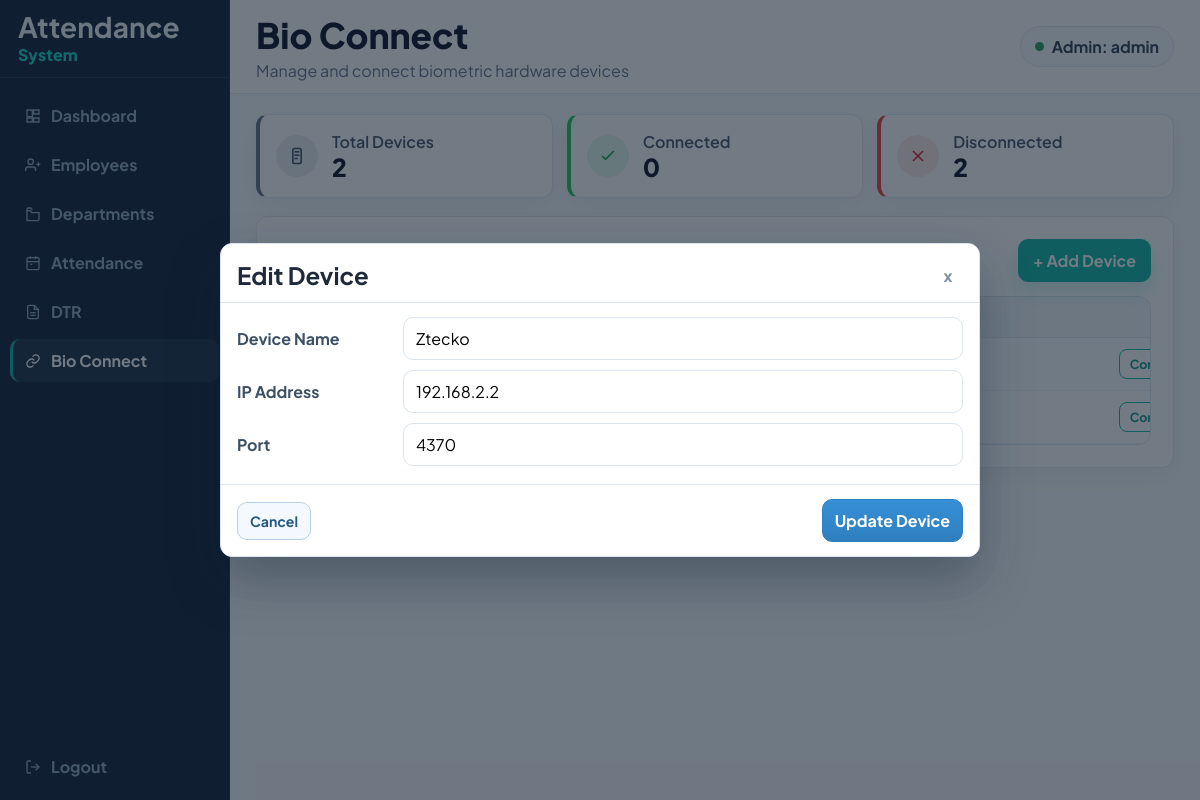
/admin/scanner/bio_connect.php?dialog=edit&id=2 (signed in), run on the app's committed database.
### tables this page shows
CREATE TABLE IF NOT EXISTS `biometric_devices` (
  `id` int NOT NULL AUTO_INCREMENT,
  `device_name` varchar(100) DEFAULT NULL,
  `ip_address` varchar(50) DEFAULT NULL,
  `port` int DEFAULT '4370',
  `status` enum('connected','disconnected') DEFAULT 'disconnected',
  `created_at` timestamp NULL DEFAULT CURRENT_TIMESTAMP,
  PRIMARY KEY (`id`)
);

### admin/scanner/bio_connect.php (the view, shortened to what this page needs)
<?php
$pdo = get_pdo_connection();
$adminName = trim((string) $_SESSION['admin_name']);
$dialog = (string) ($_GET['dialog'] ?? '');
$devices = [];
function e(string $value): string
{
    return htmlspecialchars($value, ENT_QUOTES, 'UTF-8');
}
function ensureBiometricDevicesSchema(PDO $pdo): string
{
  try {
    return '';
  } catch (Throwable $e) {
    return 'Biometric device table is not ready. Open setup.php and verify DB permissions/config.';
  }
}
$schemaError = ensureBiometricDevicesSchema($pdo);
$selectedDeviceId = (int) ($_GET['id'] ?? 0);
$selectedDevice = null;
if ($schemaError === '' && in_array($dialog, ['connect', 'edit', 'delete', 'disconnect'], true)) {
  if ($selectedDeviceId <= 0) {
    $feedbackMessage = 'Invalid device selected.';
    $feedbackColor = '#b91c1c';
    $dialog = '';
  } else {
    $deviceStmt = $pdo->prepare('SELECT id, device_name, ip_address, port, status FROM biometric_devices WHERE id = ? LIMIT 1');
    $deviceStmt->execute([$selectedDeviceId]);
    $selectedDevice = $deviceStmt->fetch();
  }
}
$editDeviceNameValue = trim((string) ($_POST['device_name'] ?? ($selectedDevice['device_name'] ?? '')));
$editIpAddressValue = trim((string) ($_POST['ip_address'] ?? ($selectedDevice['ip_address'] ?? '')));
$editPortValue = trim((string) ($_POST['port'] ?? (($selectedDevice['port'] ?? '4370'))));
if ($schemaError === '') {
  try {
    $stmt = $pdo->query('SELECT id, device_name, ip_address, port, status FROM biometric_devices ORDER BY id DESC');
    $devices = $stmt->fetchAll();
  } catch (Throwable $e) {
    $loadError = 'Unable to load biometric devices right now. Check setup.php database settings.';
  }
}
$totalDevices = count($devices);
$connectedDevices = 0;
$disconnectedDevices = 0;
foreach ($devices as $device) {
    $status = strtolower(trim((string) ($device['status'] ?? '')));
    if ($status === 'connected') {
        $connectedDevices++;
    } elseif ($status === 'disconnected') {
        $disconnectedDevices++;
    }
}
?>
<!DOCTYPE html>
<html lang="en">
<head>
  <link rel="stylesheet" href="../../assets/style.css">
</head>
<body>
  <div class="dashboard-layout">
    <aside class="dashboard-sidebar">
      <div class="dashboard-brand">
        <div>
          <strong>Attendance</strong>
          <span>System</span>
        </div>
      </div>
      <nav class="dashboard-nav" aria-label="Main Navigation">
        <div class="dashboard-nav-main">
          <a href="../dashboard.php" class="dashboard-nav-link">
            <svg class="nav-icon" viewBox="0 0 24 24" fill="none" stroke="currentColor" stroke-width="2"><path d="M3 13h8V3H3z"></path><path d="M13 21h8v-6h-8z"></path><path d="M13 3h8v6h-8z"></path><path d="M3 21h8v-6H3z"></path></svg>
            Dashboard
          </a>
          <a href="../employees.php" class="dashboard-nav-link">
            <svg class="nav-icon" viewBox="0 0 24 24" fill="none" stroke="currentColor" stroke-width="2"><path d="M16 21v-2a4 4 0 0 0-4-4H5a4 4 0 0 0-4 4v2"></path><circle cx="8.5" cy="7" r="4"></circle><path d="M20 8v6"></path><path d="M23 11h-6"></path></svg>
            Employees
          </a>
          <a href="../departments.php" class="dashboard-nav-link">
            <svg class="nav-icon" viewBox="0 0 24 24" fill="none" stroke="currentColor" stroke-width="2"><path d="M3 7h5l2 3h11v10a2 2 0 0 1-2 2H3z"></path><path d="M3 7V5a2 2 0 0 1 2-2h4l2 3"></path></svg>
            Departments
          </a>
          <a href="../attendance.php" class="dashboard-nav-link">
            <svg class="nav-icon" viewBox="0 0 24 24" fill="none" stroke="currentColor" stroke-width="2"><rect x="3" y="4" width="18" height="18" rx="2"></rect><path d="M16 2v4"></path><path d="M8 2v4"></path><path d="M3 10h18"></path><path d="M8 14h3"></path></svg>
            Attendance
          </a>
          <a href="../dtr.php" class="dashboard-nav-link">
            <svg class="nav-icon" viewBox="0 0 24 24" fill="none" stroke="currentColor" stroke-width="2"><path d="M14 2H6a2 2 0 0 0-2 2v16a2 2 0 0 0 2 2h12a2 2 0 0 0 2-2V8z"></path><path d="M14 2v6h6"></path><path d="M8 13h8"></path><path d="M8 17h8"></path></svg>
            DTR
          </a>
          <a href="bio_connect.php" class="dashboard-nav-link active">
            <svg class="nav-icon" viewBox="0 0 24 24" fill="none" stroke="currentColor" stroke-width="2"><path d="M10 13a5 5 0 0 0 7.54.54l2.12-2.12a5 5 0 1 0-7.07-7.07L11.4 5.5"></path><path d="M14 11a5 5 0 0 0-7.54-.54L4.34 12.6a5 5 0 1 0 7.07 7.07l1.13-1.13"></path></svg>
            Bio Connect
          </a>
        </div>
        <div class="dashboard-nav-bottom">
          <a href="../logout.php" class="dashboard-nav-link js-logout-link">
            <svg class="nav-icon" viewBox="0 0 24 24" fill="none" stroke="currentColor" stroke-width="2"><path d="M9 21H5a2 2 0 0 1-2-2V5a2 2 0 0 1 2-2h4"></path><path d="M16 17l5-5-5-5"></path><path d="M21 12H9"></path></svg>
            Logout
          </a>
        </div>
      </nav>
    </aside>
    <main class="dashboard-main">
      <header class="dashboard-header">
        <div>
          <h1 class="dashboard-title">Bio Connect</h1>
          <p class="dashboard-subtitle">Manage and connect biometric hardware devices</p>
        </div>
        <div class="dashboard-profile-pill">
          <span class="dot" aria-hidden="true"></span>
          Admin: <?= e($adminName) ?>
        </div>
      </header>
      <section class="dashboard-content">
        <div class="dashboard-stats stats-3">
          <article class="dashboard-stat-card accent-slate">
            <div class="stat-icon-wrap slate">
              <svg viewBox="0 0 24 24" width="20" height="20" fill="none" stroke="currentColor" stroke-width="2"><rect x="7" y="3" width="10" height="18" rx="2"></rect><path d="M9 7h6"></path><path d="M9 11h6"></path><path d="M9 15h4"></path></svg>
            </div>
            <div>
              <p class="stat-label">Total Devices</p>
              <p class="stat-number"><?= e((string) $totalDevices) ?></p>
            </div>
          </article>
          <article class="dashboard-stat-card accent-green">
            <div class="stat-icon-wrap green">
              <svg viewBox="0 0 24 24" width="20" height="20" fill="none" stroke="currentColor" stroke-width="2"><path d="m5 12 4 4L19 6"></path></svg>
            </div>
            <div>
              <p class="stat-label">Connected</p>
              <p class="stat-number"><?= e((string) $connectedDevices) ?></p>
            </div>
          </article>
          <article class="dashboard-stat-card accent-red">
            <div class="stat-icon-wrap red">
              <svg viewBox="0 0 24 24" width="20" height="20" fill="none" stroke="currentColor" stroke-width="2"><path d="M18 6 6 18"></path><path d="m6 6 12 12"></path></svg>
            </div>
            <div>
              <p class="stat-label">Disconnected</p>
              <p class="stat-number"><?= e((string) $disconnectedDevices) ?></p>
            </div>
          </article>
        </div>
        <article class="dashboard-panel employee-panel">
          <div class="employee-panel-head">
            <h2 class="panel-title">Biometric Devices</h2>
            <a class="qa-btn qa-primary employee-add-btn" href="add_device.php">+ Add Device</a>
          </div>
          <div class="table-wrap">
            <table class="timecard employee-table">
              <thead>
                <tr>
                  <th>ID</th>
                  <th>Device Name</th>
                  <th>IP Address</th>
                  <th>Port</th>
                  <th>Status</th>
                  <th style="text-align:center;">Action</th>
                </tr>
              </thead>
              <tbody>
                <?php if ($devices === []): ?>
                  <tr>
                    <td colspan="6" style="text-align:center;">No biometric devices found.</td>
                  </tr>
                <?php else: ?>
                  <?php foreach ($devices as $row): ?>
                    <?php
                      $rawStatus = trim((string) ($row['status'] ?? ''));
                      $status = strtolower($rawStatus);
                      $statusClass = 'warning';
                      if ($status === 'connected') {
                          $statusClass = 'success';
                      } elseif ($status === 'disconnected') {
                          $statusClass = 'danger';
                      }
                    ?>
                    <tr>
                      <td><?= e((string) ($row['id'] ?? '')) ?></td>
                      <td><?= e((string) ($row['device_name'] ?? '')) ?></td>
                      <td><?= e((string) ($row['ip_address'] ?? '')) ?></td>
                      <td><?= e((string) ($row['port'] ?? '')) ?></td>
                      <td>
                        <span class="badge <?= $statusClass ?>">
                        </span>
                      </td>
                      <td style="text-align:center;">
                        <div class="tool-actions" style="justify-content:center;">
                          <?php if (strtolower(trim((string) ($row['status'] ?? ''))) === 'connected'): ?>
                            <a class="btn-mini delete" href="bio_connect.php?dialog=disconnect&id=<?= urlencode((string) ($row['id'] ?? '')) ?>">
                              Disconnect
                            </a>
                          <?php else: ?>
                            <a class="btn-mini edit" href="connect_device.php?id=<?= urlencode((string) ($row['id'] ?? '')) ?>">
                              Connect
                            </a>
                          <?php endif; ?>
                        </div>
                      </td>
                    </tr>
                  <?php endforeach; ?>
                <?php endif; ?>
              </tbody>
            </table>
          </div>
        </article>
      </section>
    </main>
  </div>
  <?php if ($dialog === 'edit' && $selectedDevice): ?>
    <div class="dialog-overlay" role="dialog" aria-modal="true" aria-labelledby="editDeviceDialogTitle">
      <div class="dialog-card">
        <div class="dialog-head">
          <h2 id="editDeviceDialogTitle" class="dialog-title">Edit Device</h2>
          <a class="dialog-close" href="bio_connect.php" aria-label="Close dialog">x</a>
        </div>
        <form id="dialogEditDeviceForm" class="dialog-form-grid" method="POST" action="bio_connect.php">
          <label for="edit_device_name">Device Name</label>
          <input class="input" id="edit_device_name" name="device_name" type="text" value="<?= e($editDeviceNameValue) ?>" required>
          <label for="edit_ip_address">IP Address</label>
          <input class="input" id="edit_ip_address" name="ip_address" type="text" value="<?= e($editIpAddressValue) ?>" required>
          <label for="edit_port">Port</label>
          <input class="input" id="edit_port" name="port" type="number" min="1" value="<?= e($editPortValue !== '' ? $editPortValue : '4370') ?>" required>
        </form>
        <div class="dialog-footer">
          <a class="btn-secondary" href="bio_connect.php">Cancel</a>
          <button class="btn-primary" type="submit" form="dialogEditDeviceForm">Update Device</button>
        </div>
      </div>
    </div>
  <?php endif; ?>
</body>
</html>

### data on the page
biometric_devices: device_name "Ztecko", ip_address "192.168.2.2", port "4370"

### other printed values
$adminName "admin"
$totalDevices "2"
$connectedDevices "0"
$disconnectedDevices "2"
